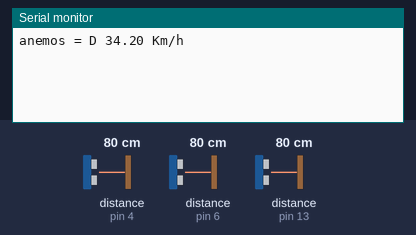
The sketch below on a simulated Arduino Uno, built with avr-gcc and run on an emulated ATmega328P. Parts: the last lines printed to the serial monitor. Wiring (inferred from the names in the program): 3 × ultrasonic range finder: trigger pin 3, echo pin 4 / trigger pin 5, echo pin 6 / trigger pin 12, echo pin 13. The inputs (shaded band) are chosen by the test bench; at power-on: distance to the obstacle (sensors on pin 4, pin 6, pin 13) 80 cm. The echo pulse lasts 58.3 µs per cm.

Above: at 3.3 s.
3.4 s: distance to the obstacle (sensor on pin 4) set to 21 cm
At 4.6 s:
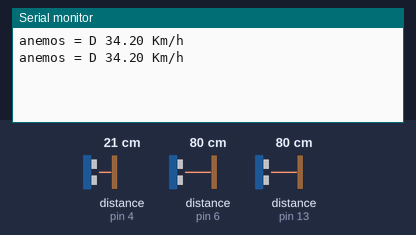
6.7 s: distance to the obstacle (sensor on pin 4) set to 17 cm
At 9.9 s:
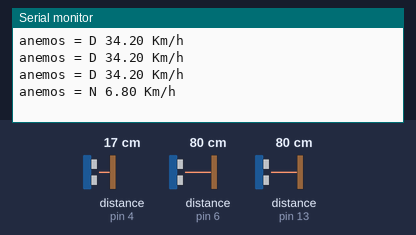
13.8 s: distance to the obstacle (sensor on pin 6) set to 18 cm
At 16.7 s:
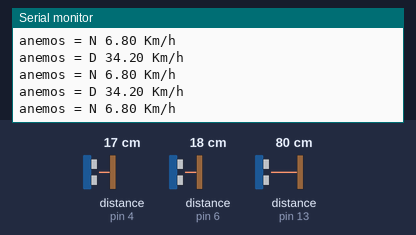
17.1 s: distance to the obstacle (sensor on pin 6) set to 15 cm
At 22.4 s:
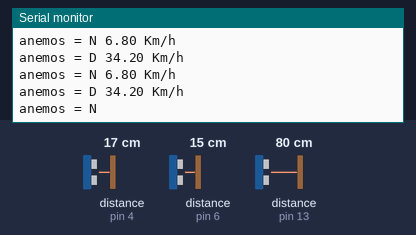
23.0 s: distance to the obstacle (sensor on pin 13) set to 14 cm
At 26.2 s:
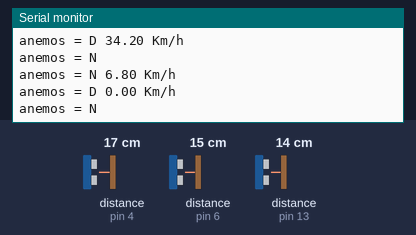
26.3 s: distance to the obstacle (sensor on pin 13) set to 11 cm
At 30.1 s:
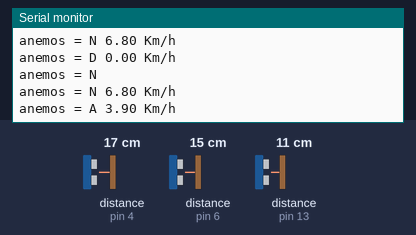

Measured:
- the behaviour switches between 19 and 18 cm on distance to the obstacle (sensor on pin 4) (found by bisection; images 1 and 2)
- the behaviour switches between 17 and 16 cm on distance to the obstacle (sensor on pin 6) (found by bisection; images 3 and 4)
- the behaviour switches between 13 and 12 cm on distance to the obstacle (sensor on pin 13) (found by bisection; images 5 and 6)
- after the input at 6.7 s, the serial monitor: prints a new line after 2.4 s (image 2)
- after the input at 17.1 s, the serial monitor: prints a new line after 4.5 s (image 4)
- after the input at 23.0 s, the serial monitor: prints a new line after 2.1 s (image 5)
- after the input at 26.3 s, the serial monitor: prints a new line after 3.3 s (image 6)

The sketch:

anemometro3.ino
```cpp
/*
* Ultrasonic Sensor HC-SR04 with Arduino
*
* by Jayprakash Shet

*  <a href="https://iknowvations.in" target="_blank" rel="noopener">iknowvations.in</a>
*/
// First we have to define the Trigeer & Echo pins
const int trigPin1 = 3;
const int echoPin1 = 4;
String label11 = " x :";
String label1= " cms. ";
// Now define the variables for distance & time
long duration1;
int distance1;
const int trigPin2 = 5;
const int echoPin2 = 6;
String label22 = " y :";
String label2= " cms. ";
// Now define the variables for distance & time
long duration2;
int distance2;
// In the setup, we define the trigger pin as output pin and Echo pin, which has to be monitored for duration measurement. Also we start serial communication to monitor the distance calculated.
const int trigPin3 = 12;
const int echoPin3 = 13;
String label33 = " z :";
String label3= " cms. ";
// Now define the variables for distance & time
long duration3;
int distance3;
float sp;
float yp;
void setup() {
pinMode(trigPin1, OUTPUT); // Sets the trigPin as an Output
pinMode(echoPin1, INPUT); // Sets the echoPin as an Input
Serial.begin(9600); // Starts the serial communication
pinMode(trigPin2, OUTPUT); // Sets the trigPin as an Output
pinMode(echoPin2, INPUT); // Sets the echoPin as an Input
Serial.begin(9600); // Starts the serial communication
pinMode(trigPin3, OUTPUT); // Sets the trigPin as an Output
pinMode(echoPin3, INPUT); // Sets the echoPin as an Input
Serial.begin(9600); // Starts the serial communication
}

void loop() {

// First we have to clear the trigPin with some delay to stabilize the pin at low level
digitalWrite(trigPin1, LOW);
delayMicroseconds(5);

// Now sets the trigPin on HIGH state for 10 micro seconds which will make transuder to emit a burst
digitalWrite(trigPin1, HIGH);
delayMicroseconds(10);
digitalWrite(trigPin1, LOW);

// Read the echoPin, to get the duration in microseconds
duration1 = pulseIn(echoPin1, HIGH);

// Now calculating the distance using the formula that will provide the distance in cm
distance1= duration1*0.034/2;


// put some delay

delay(500);

// First we have to clear the trigPin with some delay to stabilize the pin at low level
digitalWrite(trigPin2, LOW);
delayMicroseconds(5);

// Now sets the trigPin on HIGH state for 10 micro seconds which will make transuder to emit a burst
digitalWrite(trigPin2, HIGH);
delayMicroseconds(10);
digitalWrite(trigPin2, LOW);

// Read the echoPin, to get the duration in microseconds
duration2 = pulseIn(echoPin2, HIGH);

// Now calculating the distance using the formula that will provide the distance in cm
distance2= duration2*0.034/2;


// put some delay

delay(500);
// First we have to clear the trigPin with some delay to stabilize the pin at low level
digitalWrite(trigPin3, LOW);
delayMicroseconds(5);

// Now sets the trigPin on HIGH state for 10 micro seconds which will make transuder to emit a burst
digitalWrite(trigPin3, HIGH);
delayMicroseconds(10);
digitalWrite(trigPin3, LOW);

// Read the echoPin, to get the duration in microseconds
duration3 = pulseIn(echoPin3, HIGH);

// Now calculating the distance using the formula that will provide the distance in cm
distance3= duration3*0.034/2;


// put some delay

delay(500);


if (distance1<18)
{

  if (distance1<2){ sp=34.2;}
else if (distance1<3){ sp=31.3;}
else if (distance1<4){ sp=28.8;}
else if (distance1<5){ sp=26.3;}
else if (distance1<6){ sp=23.8;}
else if (distance1<7){ sp=22.3;}
else if (distance1<8){ sp=21.2;}
else if (distance1<9){ sp=20.2;}
else if (distance1<10){ sp=19.1;}
else if (distance1<11){ sp=17.7;}
else if (distance1<12){ sp=16.2;}
else if (distance1<13){ sp=14.8;}
else if (distance1<14){ sp=13.0;}
else if (distance1<15){ sp=10.8;}
else if (distance1<16){ sp=9.4;}
else if (distance1<17){ sp=6.8;}
else if (distance1<18){ sp=3.9;}
else { sp=0;}

Serial.print("anemos = N ");
Serial.print(sp);
Serial.print(" Km/h");
Serial.println();
delay(1000);
}

if   (distance3<12)
{

  if (distance3<2){ yp=20.2;}
  else if (distance3<3){ yp=19.1;}
  else if (distance3<4){ yp=17.7;}
  else if (distance3<5){ yp=16.3;}
  else if (distance3<6){ yp=14.8;}
  else if (distance3<7){ yp=13.0;}
  else if (distance3<8){ yp=10.8;}
  else if (distance3<9){ yp=9.4;}
  else if (distance3<10){ yp=6.8;}
  else if (distance3<11){ yp=3.9;}
  else { yp=0;}

  Serial.print("anemos = A ");
  Serial.print(yp);
  Serial.print(" Km/h");
  Serial.println();
  delay(1000);
}
else
{

  if (distance3<15){ yp=0.0;}
  else if (distance3<16){ yp=3.9;}
  else if (distance3<17){ yp=6.8;}
  else if (distance3<18){ yp=9.4;}
  else if (distance3<19){ yp=10.8;}
  else if (distance3<20){ yp=13.0;}
  else if (distance3<21){ yp=14.8;}
  else if (distance3<22){ yp=16.3;}
  else if (distance3<23){ yp=17.7;}
  else if (distance3<24){ yp=19.1;}
  else if (distance3<25){ yp=20.2;}
  else if (distance3<26){ yp=21.2;}
  else if (distance3<27){ yp=22.3;}
  else if (distance3<28){ yp=23.8;}
  else if (distance3<29){ yp=26.3;}
  else if (distance3<30){ yp=28.8;}
  else if (distance3<31){ yp=31.3;}
  else { yp=34.2;}

  Serial.print("anemos = D ");
  Serial.print(yp);
  Serial.print(" Km/h");
  Serial.println();
  delay(1000);
}
{
  if (distance2<10)
  {
   Serial.print("anemos = NA ");
    Serial.println();
  delay(1000);
  }
  else if (distance2<16)
  {
Serial.print("anemos = N ");
    Serial.println();
  delay(1000);
  }
    else if(distance2<16)
    {
  Serial.print("anemos = ND ");
    Serial.println();
  delay(1000);
    }  else {

  }
}
}
```
